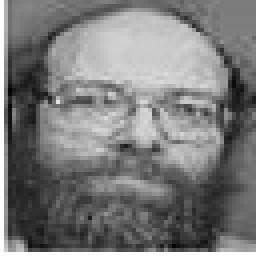
#> input picture data/olivettifaces/18_6.jpg, 64 x 64 px (shown 4 times larger); its folder holds only this picture in this run
$ jupyter execute --allow-errors ch12-pca.ipynb
#> lines starting #> are read from the running program, lines starting #| are printed output that depends on the picture
[cell 1]
import os
from PIL import Image
import numpy as np
import pandas as pd
from sklearn.decomposition import PCA
from sklearn.model_selection import train_test_split

[cell 2]
names = os.listdir('./data/olivettifaces')

[cell 3]
img0 = Image.open('./data/olivettifaces/' + names[0])
#> img0 is the input picture: PIL image 64x64 RGB; min 0, max 255, mean 122.5
img0.show()

[cell 4]
img0 = img0.convert('L')  # 灰度图
#> img0: PIL image 64x64 L
img0 = img0.resize((32, 32))
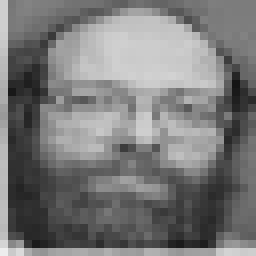
#> img0: PIL image 32x32 L (shown 8 times larger); min 21, max 237, mean 121.9
arr = np.array(img0)

[cell 5]
pd.DataFrame(arr)
#> Out = table of 32 rows and 32 columns

[cell 6]
X = []
y = []
for i in names:
    img = Image.open('./data/olivettifaces/' + i)
    img = img.convert('L')
    img = img.resize((32, 32))
    arr = np.array(img)
    X.append(arr.reshape(1, -1).flatten().tolist())

    y.append(int(i.split('_')[0]))

[cell 7]
X = pd.DataFrame(X)
#> X = table of 1 rows and 1024 columns
X.shape
#> Out = (1, 1024)
